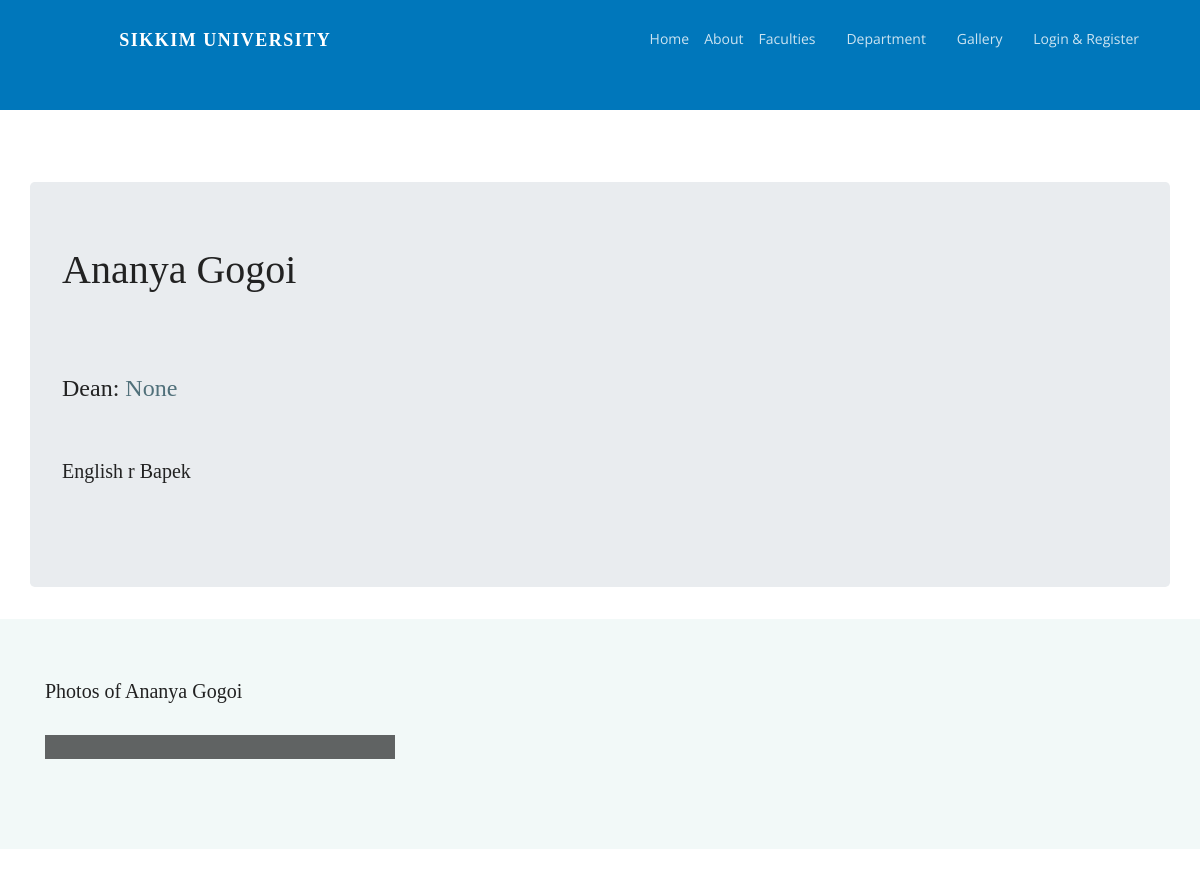
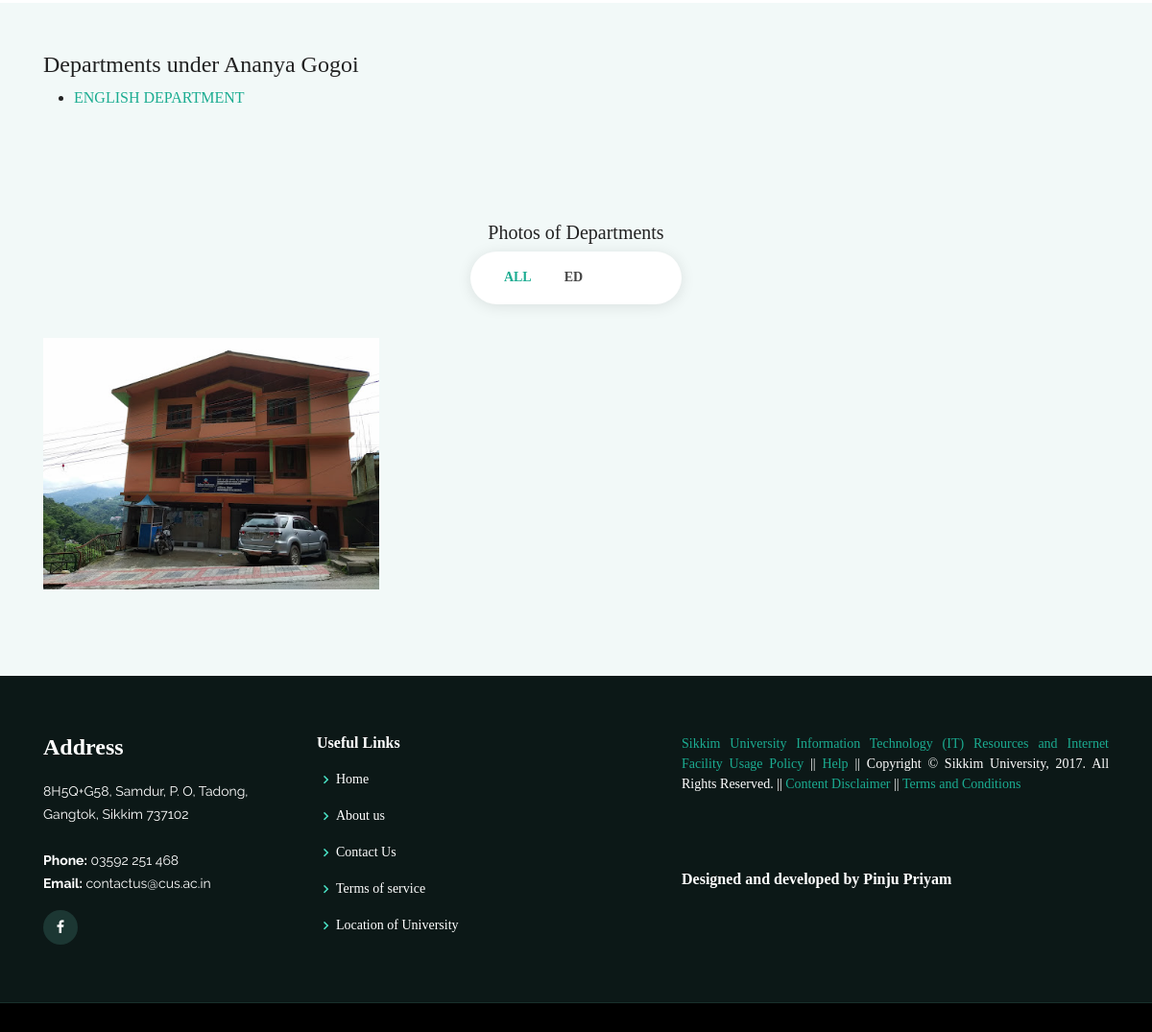
/faculties/CUS/ananya-gogoi/departments/, run on the app's committed database (2 pictures, top to bottom).
### faculties/models.py (models this page shows, shortened)
class Faculty(models.Model):
    id = models.AutoField(primary_key=True)
    name = models.CharField(max_length=128, unique=True)
    dean = models.CharField(max_length=45, unique=True, null=True)
    detail = models.TextField()
    detail_html = models.TextField(editable=False)
    faculty_slug = models.SlugField(allow_unicode=True, unique=True)
    class Meta:
        ordering = ["name"]

### departments/models.py (models this page shows, shortened)
class Department(models.Model):
    name = models.CharField(max_length=100, unique=True)
    chairman = models.CharField(max_length=45, unique=True)
    detail = models.TextField()
    detail_html = models.TextField(editable=False)
    department_slug = models.SlugField(allow_unicode=True, unique=True)
    acronyms = models.CharField(max_length=10)
    faculty = models.ForeignKey(Faculty, related_name="departments", on_delete=models.CASCADE)
    class Meta:
        ordering = ["name"]

class DepartmentImages(models.Model):
    department = models.ForeignKey(Department,related_name='department_images', default=None, on_delete=models.CASCADE)
    image = models.ImageField(upload_to=get_image_filename,
                              verbose_name='department_image')

### faculties/views.py (the view)
# urls.py: path('CUS/<faculty_slug>/departments/', views.FacultyDetail.as_view(), name='faculty_detail'),
class FacultyDetail(DetailView):
    model = Faculty
    slug_field = 'faculty_slug'
    slug_url_kwarg = 'faculty_slug'
    template_name='faculties/faculty_detail.html'

### New folder/faculty/templates/faculties/faculty_detail.html (shortened to what this page needs)
{% extends "faculties/faculty_base.html" %}
{% load static %}
{% block content %}
  <div class="container jumbotron">
    <h1>{{faculty.name}}</h1><br><br>
    <br>
    <h4>Dean: <span style="color:#50707a;">{{faculty.dean}}</span> </h4><br><br>
    <h5>{{faculty.detail_html|safe}}</h5><br>
  </div>
<section id="portfolio" class="portfolio section-bg">
  {% if faculty.faculty_images.count != 0 %}
    <div class="container">
      <h5>Photos of {{faculty.name}}</h5><br>
      <div class="row portfolio-container" data-aos="fade-up">
        {% for img in faculty.faculty_images.all %}
        <div class="col-lg-4 col-md-6 portfolio-item filter-faculty">
          <div class="portfolio-wrap">
            </div>
          </div>
        {% endfor %}
      </div>
    </div>
  {% else %}
    <div class="container">
      <h4>Faculty has no photos!</h3>
    </div>
  {% endif %}
  </section>
<br><br>
  <section id="steps" class="steps section-bg">
    <div class="container">
      <h4>Departments under {{faculty.name}}</h4>
      {% if faculty.departments.count == 0 %}
      <h5 style="color:blue;"><br>No departments in this group!</h3><br><br>
      {% else %}
        {% for department in faculty.departments.all %}
          <ul>
            <li><a href="{% url 'departments:department_detail' faculty_slug=faculty.faculty_slug department_slug=department.department_slug %}"> {{department.name}} </a> </li>
          </ul>
        {% endfor %}
      {% endif %}
    </div>
  </section>
  <section id="portfolio" class="portfolio section-bg">
    <div class="container">
      <div class="row" data-aos="fade-up">
        <h5 style="text-align:center;">Photos of Departments</h3><br>
        <div class="col-lg-12 d-flex justify-content-center">
          <ul id="portfolio-flters">
            <li data-filter="*" class="filter-active">ALL</li>
            <li data-filter=".filter-app">{{ faculty.departments.all.0.acronyms }}</li>
            <li data-filter=".filter-web">{{ faculty.departments.all.1.acronyms }}</li>
            <li data-filter=".filter-card">{{ faculty.departments.all.2.acronyms }}</li>
          </ul>
        </div>
      </div>
      <div class="row portfolio-container" data-aos="fade-up">
        {% for department in faculty.departments.all %}
        {% if department.acronyms == faculty.departments.all.0.acronyms %}
        {% for img in department.department_images.all %}
        <div class="col-lg-4 col-md-6 portfolio-item filter-app">
            <div class="portfolio-wrap">
                  <img src='{{img.image.url}}' class="img-fluid" alt="">
            </div>
        </div>
        {% endfor %}
        {% endif %}
        {% endfor %}
      </div>
    </div>
  </section>
{% endblock %}

### static/assets/css/style.css (style rules this page uses)
body { font-family: Merriweather, Georgia, "times new roman", serif; color: #222; }
p { display: block; margin-block-start: 1em; margin-block-end: 1em; margin-inline-start: 0px; margin-inline-end: 0px; text-align: justify; margin-top: 0px; margin-bottom: 1rem; }
a { color: #1bac91; }
h1, h2, h3, h4, h5, h6 { font-family: Merriweather, Georgia, "times new roman", serif; }
section { padding: 60px 0; overflow: hidden; }
.section-bg { background-color: #f2f9f8; }
.steps { padding: 50px 0 40px 0; }
.portfolio .portfolio-item { margin-bottom: 30px; }
.portfolio #portfolio-flters { padding: 0; margin: 0 auto 35px auto; list-style: none; text-align: center; background: #fff; box-shadow: 0px 2px 15px rgba(0, 0, 0, 0.1); border-radius: 50px; padding: 8px 20px; }
.portfolio #portfolio-flters li { cursor: pointer; display: inline-block; padding: 10px 15px 8px 15px; font-size: 14px; font-weight: 600; line-height: 1; text-transform: uppercase; color: #444444; margin-bottom: 5px; transition: all 0.3s ease-in-out; }
.portfolio #portfolio-flters li:hover, .portfolio #portfolio-flters li.filter-active { color: #1bac91; }
.portfolio #portfolio-flters li:last-child { margin-right: 0; }
.portfolio .portfolio-wrap { transition: 0.3s; position: relative; overflow: hidden; z-index: 1; background: rgba(0, 0, 0, 0.6); }
.portfolio .portfolio-wrap::before { content: ""; background: rgba(0, 0, 0, 0.5); position: absolute; left: 30px; right: 30px; top: 30px; bottom: 30px; transition: all ease-in-out 0.3s; z-index: 2; opacity: 0; }

### data on the page
Faculty: name "Ananya Gogoi", dean "None", detail_html "English r Bapek", departments.all.0.acronyms "ED"
Department: name "ENGLISH DEPARTMENT"
DepartmentImages: image (picture)
